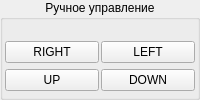
    <widget class="QGroupBox" name="groupBox">
     <property name="title">
      <string>Ручное управление</string>
     </property>
     <property name="alignment">
      <set>Qt::AlignHCenter|Qt::AlignTop</set>
     </property>
     <layout class="QGridLayout" name="gridLayout_2">
      <property name="leftMargin">
       <number>2</number>
      </property>
      <property name="topMargin">
       <number>17</number>
      </property>
      <property name="rightMargin">
       <number>2</number>
      </property>
      <property name="bottomMargin">
       <number>2</number>
      </property>
      <property name="spacing">
       <number>2</number>
      </property>
      <item row="0" column="0">
       <widget class="QPushButton" name="butMoveRight">
        <property name="text">
         <string>RIGHT</string>
        </property>
       </widget>
      </item>
      <item row="1" column="0">
       <widget class="QPushButton" name="butMoveUp">
        <property name="text">
         <string>UP</string>
        </property>
       </widget>
      </item>
      <item row="0" column="1">
       <widget class="QPushButton" name="butMoveLeft">
        <property name="text">
         <string>LEFT</string>
        </property>
       </widget>
      </item>
      <item row="1" column="1">
       <widget class="QPushButton" name="butMoveDown">
        <property name="text">
         <string>DOWN</string>
        </property>
       </widget>
      </item>
     </layout>
    </widget>
